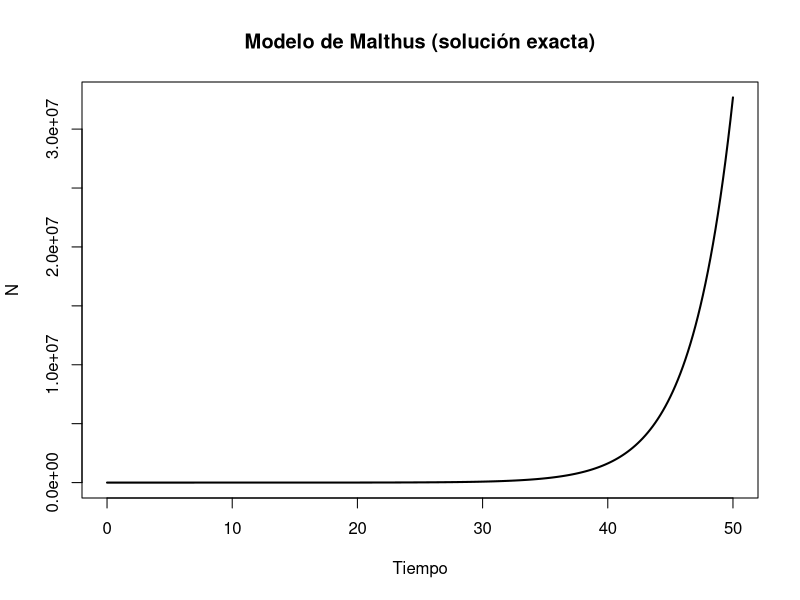
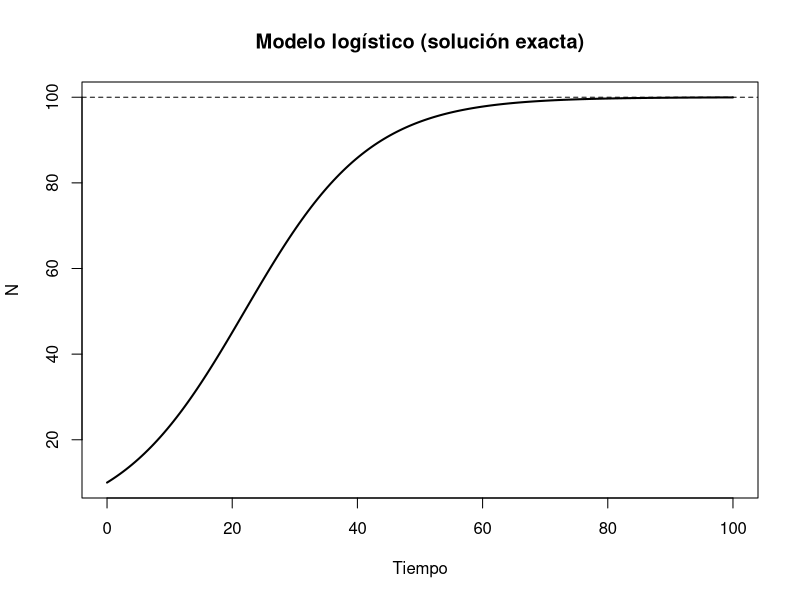
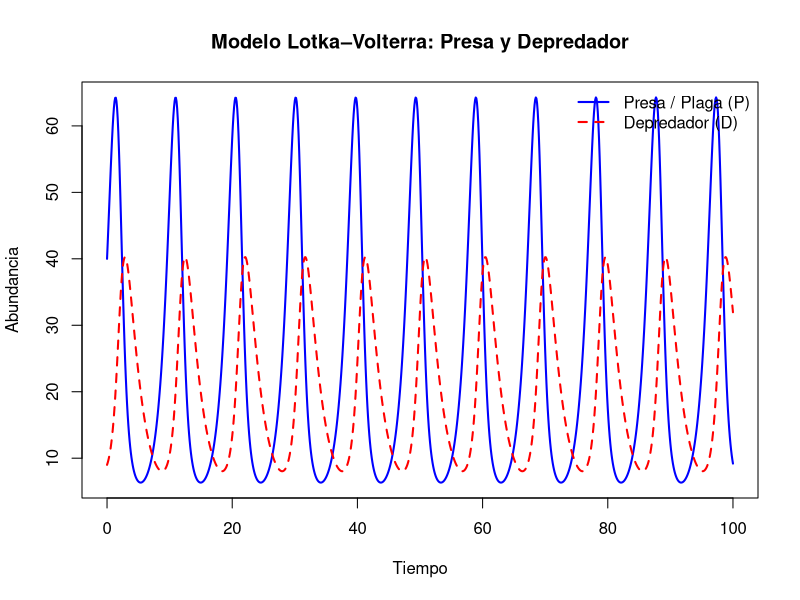
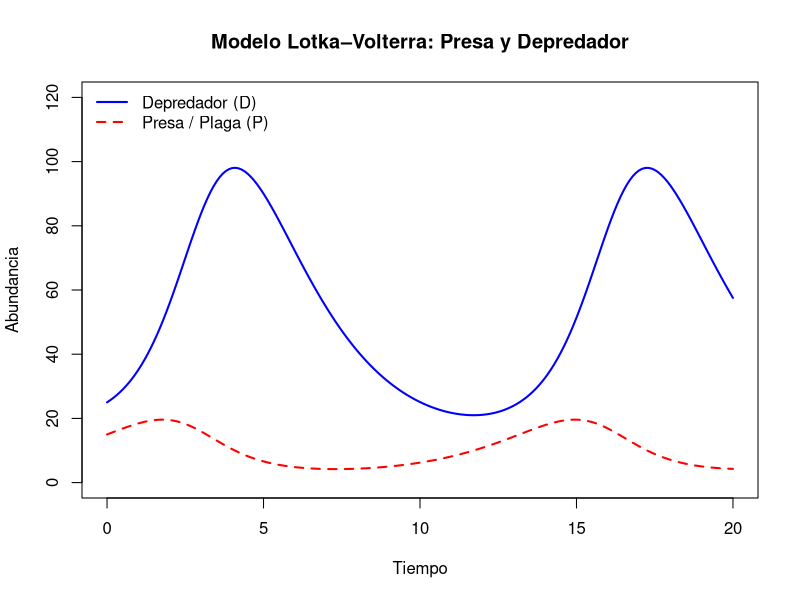

The R source for these figures, in order:
# MALTHUS
# Parámetros
N0 <- 10
r  <- 0.3
# Tiempos
t <- seq(0, 50, by = 0.2)
# Solución exacta
N <- N0 * exp(r * t)
plot(t, N, type="l", lwd=2,
     xlab="Tiempo", ylab="N",
     main="Modelo de Malthus (solución exacta)")

# VERHULST
# Parámetros
N0 <- 10
r  <- 0.1
K  <- 100
# Tiempos
t <- seq(0, 100, length.out = 200)
# Solución exacta
N <- K / (1 + ((K - N0) / N0) * exp(-r * t))
plot(t, N, type="l", lwd=2,
     xlab="Tiempo", ylab="N",
     main="Modelo logístico (solución exacta)")
abline(h = K, lty=2)

# LOTKA-VOLTERRA
library(deSolve)
lotka <- function(t, state, parms) {
  with(as.list(c(state, parms)), {
    dP <- a * P - b * P * D      # presa / plaga
    dD <- -c * D + d * P * D     # depredador
    list(c(dP, dD))
  })
}
# Parámetros
parms <- c(a = 1, b = 0.05, c = 0.5, d = 0.02)
# Condiciones iniciales
state <- c(P = 40, D = 9)
# Tiempo
times <- seq(0, 100, by = 0.1)
# Resolver
out_lv <- ode(y = state, times = times, func = lotka, parms = parms)
out <- as.data.frame(out_lv)
# Plot conjunto
plot(out$time, out$P, type = "l", lwd = 2, col = "blue",
     xlab = "Tiempo", ylab = "Abundancia",
     main = "Modelo Lotka–Volterra: Presa y Depredador")
lines(out$time, out$D, lwd = 2, col = "red", lty = 2)
legend("topright",
       legend = c("Presa / Plaga (P)", "Depredador (D)"),
       col = c("blue", "red"),
       lty = c(1, 2),
       lwd = 2, bty = "n")




library(deSolve)

# Creamos una función para simular la dinámica del modelo Lotka-Volterra
lotka <- function(t, state, parms) {
  with(as.list(c(state, parms)), {
    dP <- a * P - b * P * D      # presa / plaga
    dD <- -c * D + d * P * D     # depredador
    list(c(dP, dD))
  })
}

# Parámetros
parms <- c(
  a = 0.5,   # crecimiento plaga
  b = 0.01,  # tasa de depredación
  c = 0.5,   # mortalidad depredador
  d = 0.05   # conversión presa->depredador
)
# Condiciones iniciales
iniciales <- c(P = 15, D = 25)
# Tiempo
times <- seq(0, 20, by = 0.1)
# Resolver
out_lv <- ode(y = iniciales, times = times, func = lotka, parms = parms)
out <- as.data.frame(out_lv)
# Plot conjunto
plot(out$time, out$D, type = "l", lwd = 2, col = "blue",
     xlab = "Tiempo", ylab = "Abundancia",
     main = "Modelo Lotka–Volterra: Presa y Depredador", ylim = c(0,120))
lines(out$time, out$P, lwd = 2, col = "red", lty = 2)
legend("topleft",
       legend = c( "Depredador (D)", "Presa / Plaga (P)"),
       col = c("blue", "red"),
       lty = c(1, 2),
       lwd = 2, bty = "n")
